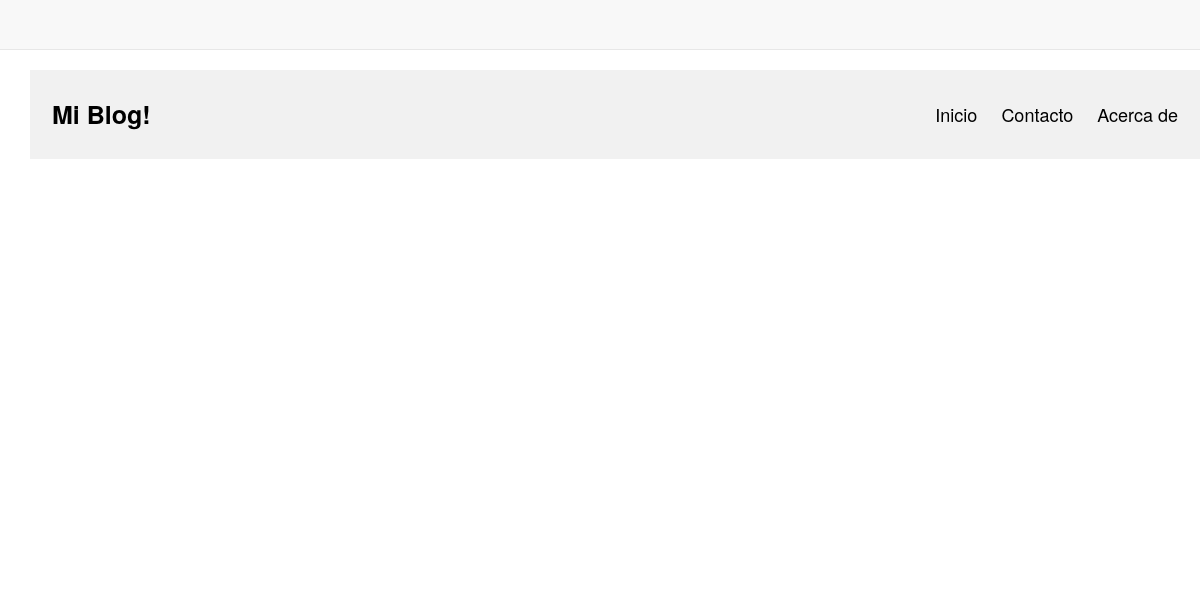
Before: / with the older database file.
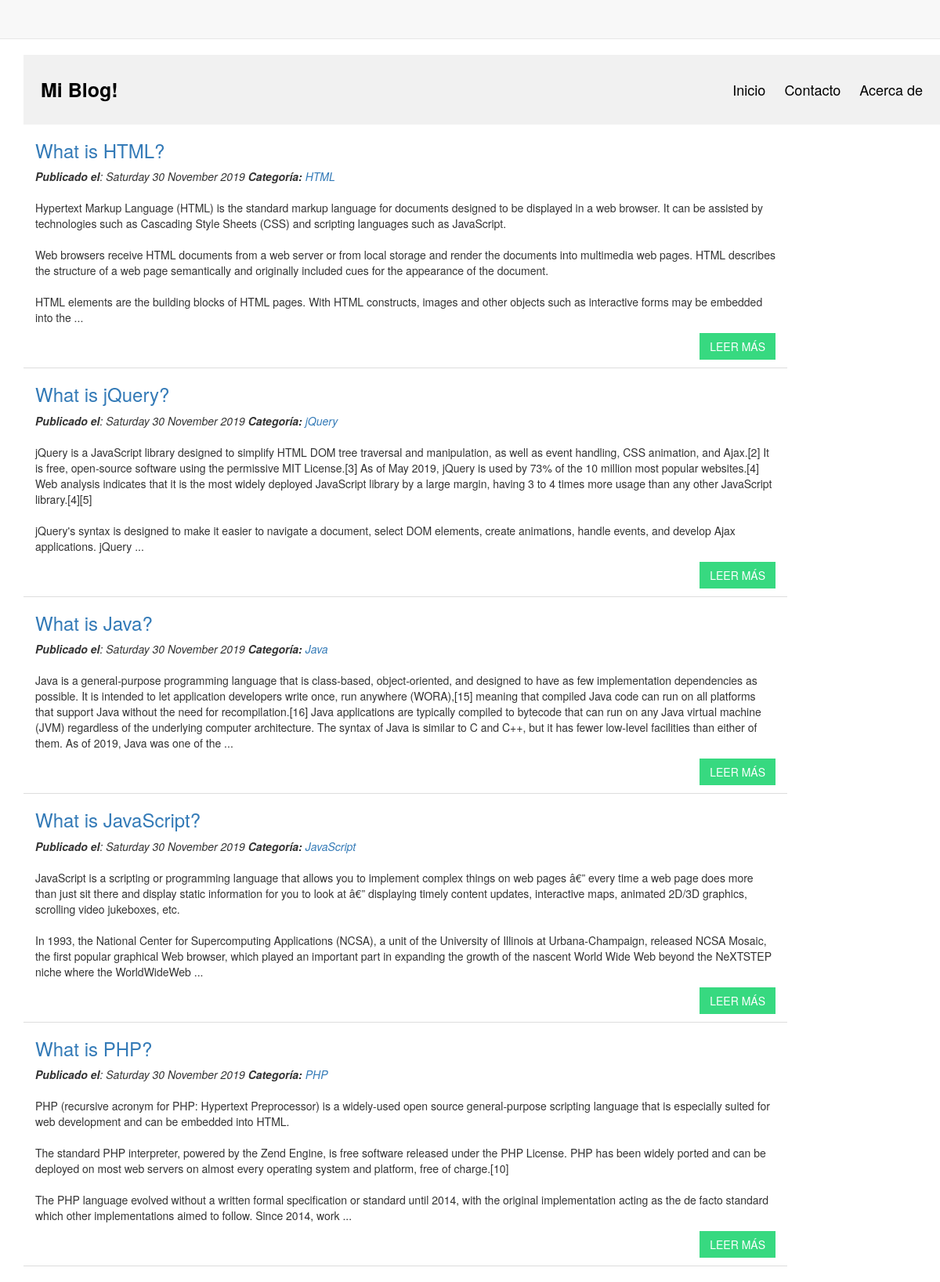
After: the same page with the newer database file.
### tables this page shows
CREATE TABLE `cms_posts` (
  `id` int(11) NOT NULL,
  `title` text NOT NULL,
  `message` text NOT NULL,
  `category_id` int(11) NOT NULL,
  `userid` int(11) NOT NULL,
  `status` enum('publicada','pendiente','archivada','') NOT NULL DEFAULT 'publicada',
  `created` datetime NOT NULL,
  `updated` datetime NOT NULL DEFAULT current_timestamp()
);

CREATE TABLE `cms_category` (
  `id` int(11) NOT NULL,
  `name` varchar(100) NOT NULL
);

### class/Articles.php (called while the page is built, shortened)
<?php
class Articles {
	private $postTable = 'cms_posts';
	private $categoryTable = 'cms_category';
	private $userTable = 'cms_user';
	private $conn;
	public function __construct($db){
        $this->conn = $db;
    }
	public function getArticles(){
		$query = '';
		$sqlQuery = "
			SELECT p.id, p.title, p.message, p.category_id, u.first_name, u.last_name, p.status, p.created, p.updated, c.name as category
			FROM ".$this->postTable." p
			LEFT JOIN ".$this->categoryTable." c ON c.id = p.category_id
			LEFT JOIN ".$this->userTable." u ON u.id = p.userid
			WHERE p.status ='publicada' $query ORDER BY p.id DESC";
		$stmt = $this->conn->prepare($sqlQuery);
		$stmt->execute();
		$result = $stmt->get_result();
		return $result;
	}
	function formatMessage($string, $wordsreturned) {
		$retval = $string;
		$array = explode(" ", $string);
		if (count($array)<=$wordsreturned)
		{
		$retval = $string;
		}
		else
		{
		array_splice($array, $wordsreturned);
		$retval = implode(" ", $array)." ...";
		}
		return $retval;
	}
}

### index.php (the view, shortened to what this page needs)
<?php
include_once 'config/Database.php';
include_once 'class/Articles.php';
$database = new Database();
$db = $database->getConnection();
$article = new Articles($db);
$article->id = 0;
$result = $article->getArticles();
include('inc/header.php');
?>
<link href="css/style.css" rel="stylesheet" id="bootstrap-css">
<?php include('inc/container.php'); ?>
<div class="container">
	<div id="blog" class="row">
		<div class="header">
			<a href="#default" class="logo">Mi Blog!</a>
			<div class="header-right">
				<a href="index.php">Inicio</a>
				<a href="#contact">Contacto</a>
				<a href="#about">Acerca de</a>
			</div>
		</div>
		<?php
		while ($post = $result->fetch_assoc()) {
			$date = date_create($post['created']);
			$message = str_replace("\n\r", "<br><br>", $post['message']);
			$message = $article->formatMessage($message, 100);
		?>
			<div class="col-md-10 blogShort">
				<h3><a href="view.php?id=<?php echo $post['id']; ?>"><?php echo $post['title']; ?></a></h3>
				<em><strong>Publicado el</strong>: <?php echo date_format($date, "l d F Y");	?></em>
				<em><strong>Categoría:</strong> <a href="#" target="_blank"><?php echo $post['category']; ?></a></em>
				<br><br>
				<article>
					<p><?php echo $message; ?> </p>
				</article>
				<a class="btn btn-blog pull-right" href="view.php?id=<?php echo $post['id']; ?>">LEER MÁS</a>
			</div>
		<?php } ?>
	</div>
</div>
<?php include('inc/footer.php'); ?>

### inc/header.php (shortened to what this page needs)
<!DOCTYPE html><html><head><link rel="stylesheet" href="https://maxcdn.bootstrapcdn.com/bootstrap/3.3.5/css/bootstrap.min.css">

### inc/container.php (shortened to what this page needs)
</head>
<body class="">
  <div role="navigation" class="navbar navbar-default navbar-static-top">
  </div>
  <div class="container" style="min-height:500px;">

### inc/footer.php (shortened to what this page needs)
</div>
</body>
</html>

### css/style.css (style rules this page uses)
.blogShort { border-bottom:1px solid #ddd; }
.btn-blog { color: #ffffff; background-color: #37d980; border-color: #37d980; border-radius:0; margin-bottom:10px }
.header { overflow: hidden; background-color: #f1f1f1; padding: 20px 10px; }
.header a { float: left; color: black; text-align: center; padding: 12px; text-decoration: none; font-size: 18px; line-height: 25px; border-radius: 4px; }
.header a.logo { font-size: 25px; font-weight: bold; }
.header-right { float: right; }

Changed rows visible on the page:
now on this page (row edited): cms_posts: title "What is HTML?", created "Saturday 30 November 2019", cms_category.name "HTML", message "Hypertext Markup Language (HTML) is the standard markup language for documents designed to be displayed in a web browser. It can be assisted by technologies such as Cascading Style Sheets (CSS) and scripting languages such as JavaScript. Web browsers receive HTML documents from a web server or from local storage and render the documents into multimedia web pages. HTML describes the structure of a web page semantically and originally included cues for the appearance of the document. HTML elements are the building blocks of HTML pages. With HTML constructs, images and other objects such as interactive forms may be embedded into the ..."
now on this page (row edited): cms_posts: title "What is jQuery?", created "Saturday 30 November 2019", cms_category.name "jQuery", message "jQuery is a JavaScript library designed to simplify HTML DOM tree traversal and manipulation, as well as event handling, CSS animation, and Ajax.[2] It is free, open-source software using the permissive MIT License.[3] As of May 2019, jQuery is used by 73% of the 10 million most popular websites.[4] Web analysis indicates that it is the most widely deployed JavaScript library by a large margin, having 3 to 4 times more usage than any other JavaScript library.[4][5] jQuery's syntax is designed to make it easier to navigate a document, select DOM elements, create animations, handle events, and develop Ajax applications. jQuery ...", shown under "What is HTML?"
now on this page (row edited): cms_posts: title "What is Java?", created "Saturday 30 November 2019", cms_category.name "Java", message "Java is a general-purpose programming language that is class-based, object-oriented, and designed to have as few implementation dependencies as possible. It is intended to let application developers write once, run anywhere (WORA),[15] meaning that compiled Java code can run on all platforms that support Java without the need for recompilation.[16] Java applications are typically compiled to bytecode that can run on any Java virtual machine (JVM) regardless of the underlying computer architecture. The syntax of Java is similar to C and C++, but it has fewer low-level facilities than either of them. As of 2019, Java was one of the ...", shown under "What is jQuery?"
now on this page (row edited): cms_posts: title "What is JavaScript?", created "Saturday 30 November 2019", cms_category.name "JavaScript", message "JavaScript is a scripting or programming language that allows you to implement complex things on web pages â€” every time a web page does more than just sit there and display static information for you to look at â€” displaying timely content updates, interactive maps, animated 2D/3D graphics, scrolling video jukeboxes, etc. In 1993, the National Center for Supercomputing Applications (NCSA), a unit of the University of Illinois at Urbana-Champaign, released NCSA Mosaic, the first popular graphical Web browser, which played an important part in expanding the growth of the nascent World Wide Web beyond the NeXTSTEP niche where the WorldWideWeb ...", shown under "What is Java?"
now on this page (row edited): cms_posts: title "What is PHP?", created "Saturday 30 November 2019", cms_category.name "PHP", message "PHP (recursive acronym for PHP: Hypertext Preprocessor) is a widely-used open source general-purpose scripting language that is especially suited for web development and can be embedded into HTML. The standard PHP interpreter, powered by the Zend Engine, is free software released under the PHP License. PHP has been widely ported and can be deployed on most web servers on almost every operating system and platform, free of charge.[10] The PHP language evolved without a written formal specification or standard until 2014, with the original implementation acting as the de facto standard which other implementations aimed to follow. Since 2014, work ...", shown under "What is JavaScript?"
